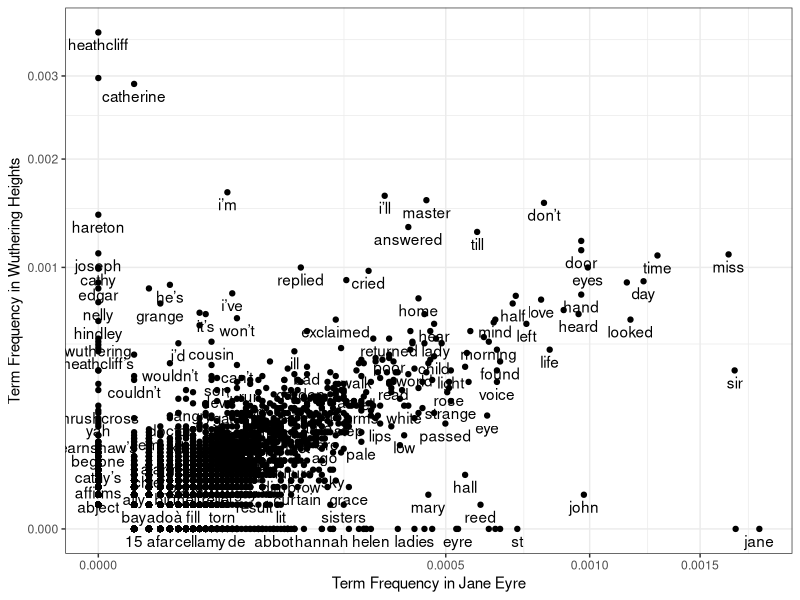

This figure's R source:
## ---- chunk 1
knitr::opts_chunk$set(echo = TRUE)
## ---- chunk 2
library(dplyr)
library(ggplot2)
library(tidytext)
## ---- chunk 3
JaneEyre_raw <- readLines( "jane_eyre.txt", encoding = "UTF-8" )
JaneEyre_raw <- data.frame( text = JaneEyre_raw )

JaneEyre <- JaneEyre_raw %>% 
  unnest_tokens(word, text) %>%
  mutate( word = gsub( "_", "", word ) ) %>%
  count( word, sort=TRUE ) %>%
  mutate( 'term frequency' = n / sum(n) ) %>%
  anti_join( stop_words )
## ---- chunk 4
WutheringHeights_raw <- readLines( "wuthering_heights.txt", encoding = "UTF-8" )
WutheringHeights_raw <- data.frame( text = WutheringHeights_raw )

WutheringHeights <- WutheringHeights_raw %>% 
  unnest_tokens(word, text) %>%
  mutate( word = gsub( "_", "", word ) ) %>%
  count( word, sort=TRUE ) %>%
  mutate( 'term frequency' = n / sum(n) ) %>%
  anti_join( stop_words )
## ---- chunk 5
tf <- full_join( JaneEyre, WutheringHeights, by="word" ) %>%
  rename( JaneEyre='term frequency.x', Heights='term frequency.y' )
## ---- chunk 6
glimpse(tf)
## ---- chunk 7
tf <- tf %>%
  mutate( JaneEyre = case_when( is.na(JaneEyre) == TRUE ~ 0, .default = JaneEyre),
          Heights = case_when( is.na(Heights) == TRUE ~ 0, .default = Heights) )
## ---- chunk 8
ggplot( tf, aes( x=JaneEyre, y=Heights ) ) +
  geom_point() + 
  geom_text( aes(label=word), check_overlap = TRUE, vjust=1.5 ) + 
  coord_trans( x="sqrt", y="sqrt" ) + theme_bw() +
  labs( x="Term Frequency in Jane Eyre",
        y="Term Frequency in Wuthering Heights" )
